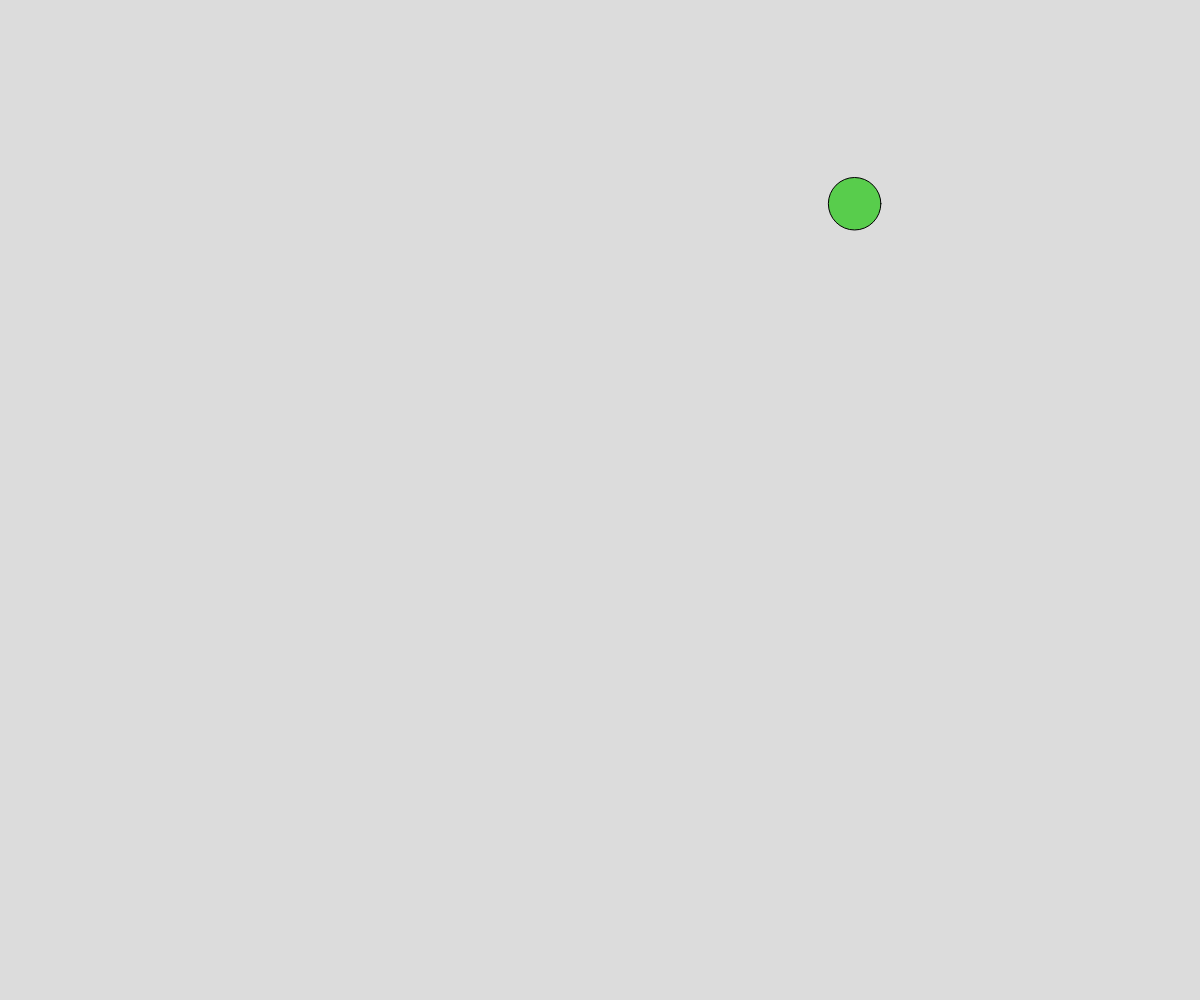
Frame 1 (no input)
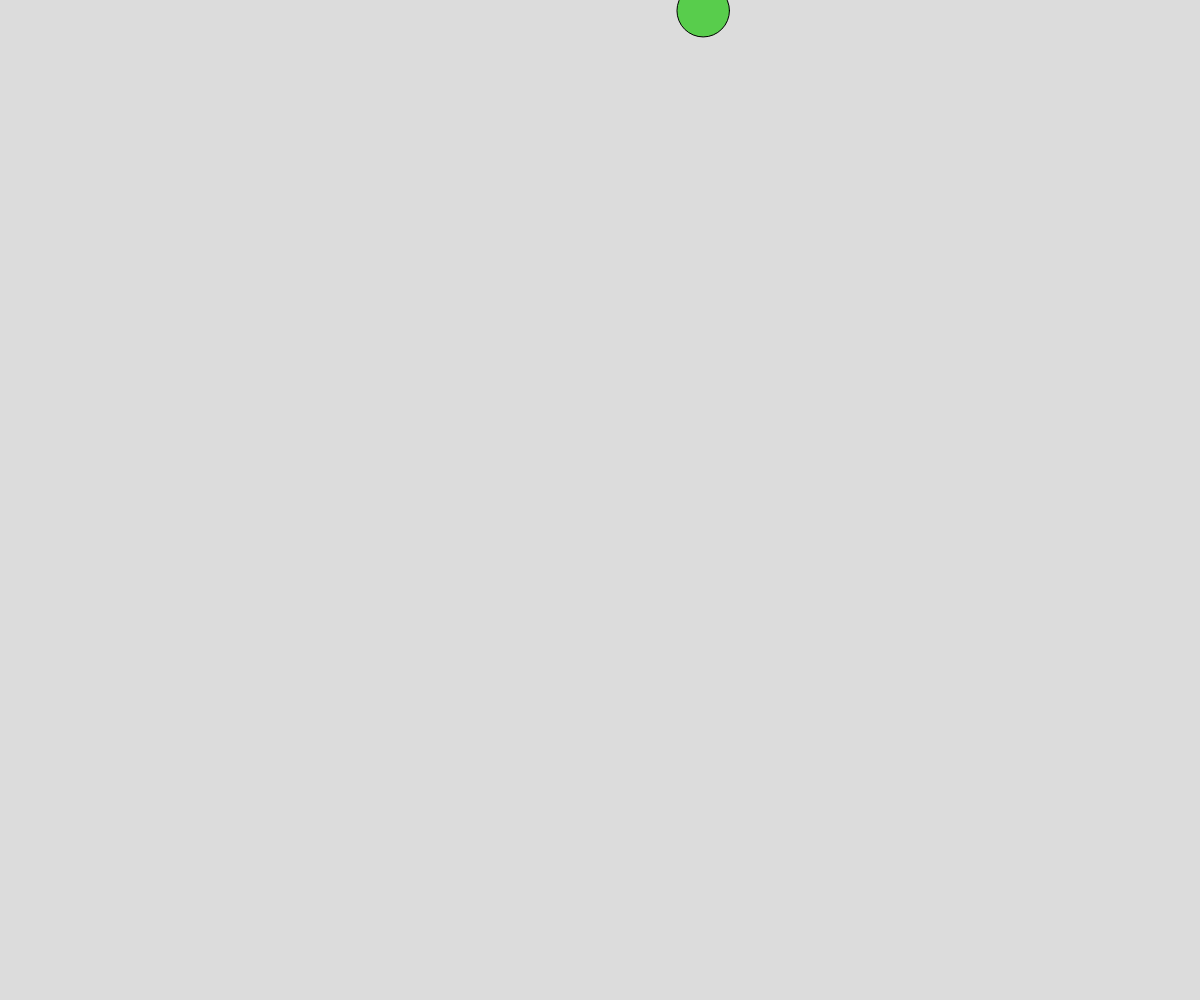
Frame 60 (no input)
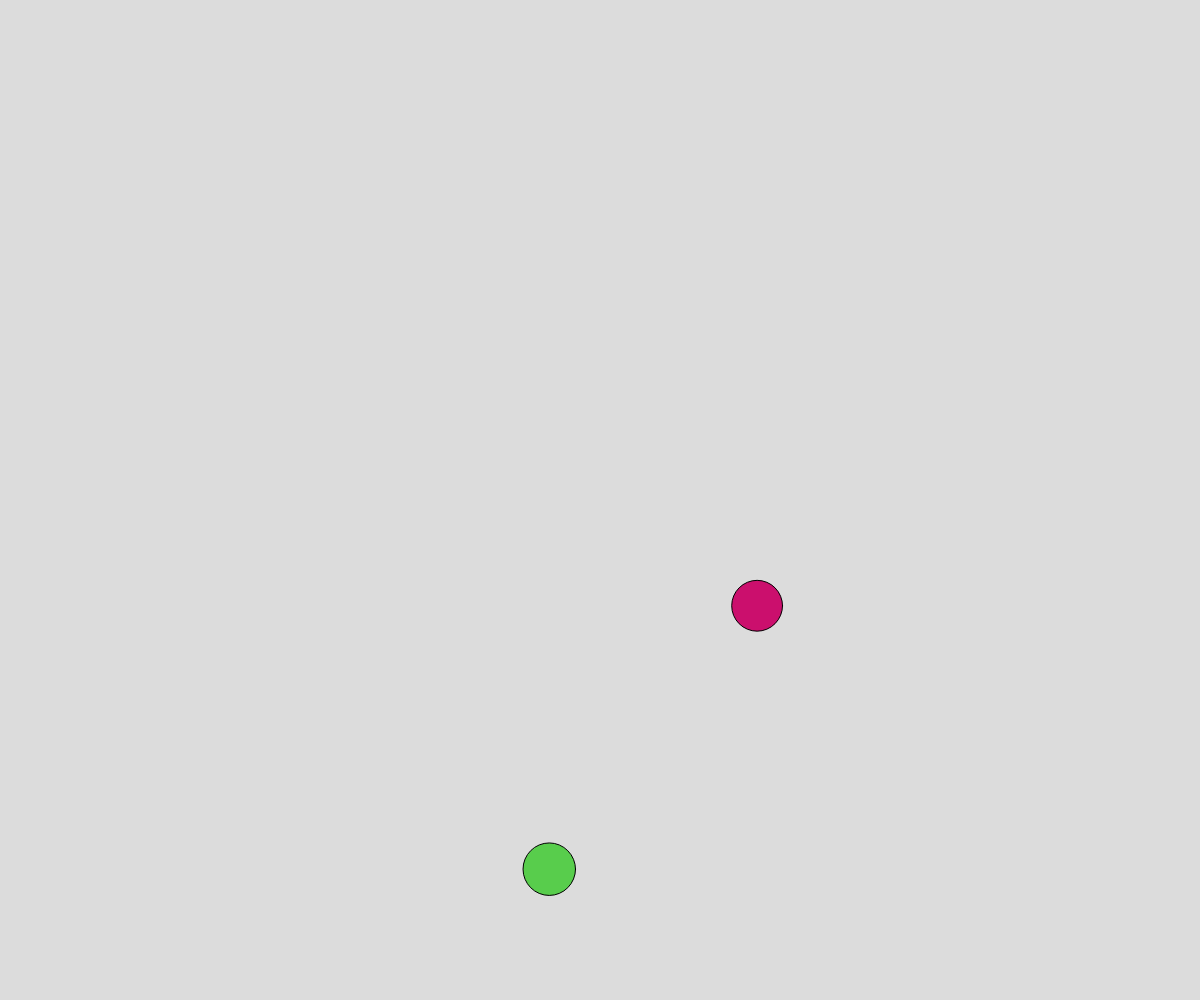
Frame 120 (the mouse pressed at the canvas centre since frame 60)

The p5.js sketch that drew these frames (run headless with seeded random() and noise() and a simulated clock; from frame 60 on, the mouse is pressed at the canvas centre):

// p5.js sketch
// ── sketch.js
// Ball Object Notation Demo
// Oct 5, 2023

let ballArray = [];

function setup() {
  createCanvas(windowWidth, windowHeight);
  let theBall = spawnBall();
  ballArray.push(theBall);
}

function draw() {
  background(220);
  moveBall();
  displayBall();
}

function spawnBall() {
  let theBall = {
    x: random(width),
    y: random(height),
    radius: random(15, 30),
    r: random(0, 255),
    g: random(0, 255),
    b: random(0, 255),
    dx: random(-5, 5),
    dy: random(-5, 5),
  };
  return theBall;
}

function moveBall() {
  for (let i = 0; i < ballArray.length; i++) {
    let theBall = ballArray[i];

    theBall.x += theBall.dx;
    theBall.y += theBall.dy;
  
    // off the right side
    if (theBall.x - theBall.radius > width) {
      theBall.x = 0 - theBall.radius;
    }
  
    // off the left side
    else if (theBall.x < 0 - theBall.radius) {
      theBall.x = width + theBall.radius;
    }
  
    // off the bottom
    if (theBall.y - theBall.radius > height) {
      theBall.y = 0 - theBall.radius;
    }
  
    // off the top
    else if (theBall.y < 0 - theBall.radius) {
      theBall.y = height + theBall.radius;
    }
  }

}

function displayBall() {
  for (let i = 0; i < ballArray.length; i++) {
    let theBall = ballArray[i];

    fill(theBall.r, theBall.g, theBall.b);
    circle(theBall.x, theBall.y, theBall.radius * 2);
  }

}

function mousePressed() {
  let someBall = spawnBall();
  someBall.x = mouseX;
  someBall.y = mouseY;
  ballArray.push(someBall);
}
